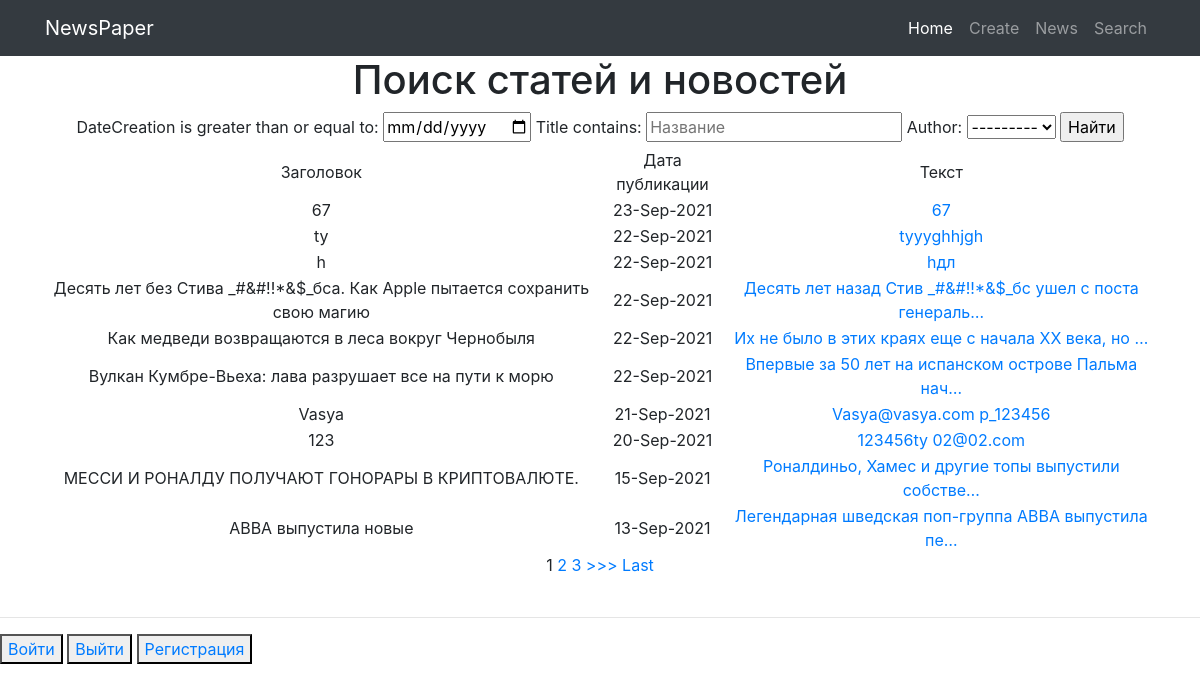
The app's page /news/search/ with its own data.
### myapp/models.py (models this page shows, shortened)
class Post(models.Model):
    author = models.ForeignKey(Author, on_delete= models.CASCADE)
    NEWS = 'NW'
    ARTICLE = 'AR'
    CATEGORY_CHOICE = (
        (NEWS, 'Новость'),
        (ARTICLE, 'Статья'),
    )
    categoryType = models.CharField(max_length=2,choices= CATEGORY_CHOICE, default= ARTICLE)
    dateCreation = models.DateTimeField(auto_now_add= True)
    postCategory = models.ManyToManyField(Category, through='PostCategory')
    title = models.CharField(max_length=128)
    text = models.TextField()
    rating = models.SmallIntegerField(default=0)

### myapp/views.py (the view)
# urls.py: path('search/', PostListSearch.as_view()),
class PostListSearch(ListView,):
    model = Post
    template_name = 'posts_search.html'
    context_object_name = 'posts'
    queryset = Post.objects.order_by('-id') #  сортируем, еще можно через ordering = ['-id']
    paginate_by = 10 # поставим постраничный вывод в n-элемент
    def get_filter(self):
        return PostFilter(self.request.GET, queryset= super().get_queryset())
    def get_queryset(self):
        return self.get_filter().qs
    def get_context_data(self, *args, **kwargs):
        return {
            **super().get_context_data(*args, **kwargs),
            'filter' : self.get_filter(),
        }

### myapp/models.py (called while the page is built)
    def __str__(self):
        return self.authorUser.username

### myapp/templatetags/custom_filters.py (called while the page is built)
@register.filter(name='censor')
def censor(value):
    cens_words = [
        'сторис',
        'подушка',
        'вещей',
        'Джо',
    ]
    for word in cens_words:
        if word in value:
            value = value.replace(word, '_#&#!!*&$_')
    return value

### templates/posts_search.html (shortened to what this page needs)
{% extends 'flatpages/default.html' %}
{% load custom_filters %}
{% block content %}
    <h1>Поиск статей и новостей</h1>
<form method="GET">
    {{ filter.form }}
    <input type="submit" value="Найти">
</form>
    {% if posts %}
    <table>
        <tr>
            <td>Заголовок</td>
            <td>Дата публикации</td>
            <td>Текст</td>
        </tr>
        {% for post in posts %}
            <tr>
                <td>{{ post.title|censor }}</td>
                <td>{{ post.dateCreation|date:'d-M-Y'}}</td>
                <td><a href="/news/{{post.id}}">{{ post.text|truncatechars:50|censor }}</a></td>
            </tr>
        {% endfor %}
    </table>
    {% else %}
        <h3>Постов пока нет</h3>
    {% endif %}
    {% if is_paginated %}
        {% for num in page_obj.paginator.page_range %}
            {% if page_obj.number == num %}
                <a>{{ num }}</a>
            {% elif num > page_obj.number|add:'-3' and num < page_obj.number|add:'3' %}
                <a href="?page={{ num }}">{{ num }}</a>
            {% endif %}
        {% endfor %}
        {% if page_obj.has_next %}
            <a href="?page={{ page_obj.next_page_number }}">>>></a>
            <a href="?page={{ page_obj.paginator.num_pages }}">Last</a>
        {% endif %}
    {% endif %}
{% endblock content %}

### records on screen
Post: title|censor "67", dateCreation "23-Sep-2021", text|censor "67"
Post: title|censor "ty", dateCreation "22-Sep-2021", text|censor "tyyyghhjgh"
Post: title|censor "h", dateCreation "22-Sep-2021", text|censor "hдл"
Post: title|censor "Десять лет без Стива _#&#!!*&$_бса. Как Apple пытается сохранить свою магию", dateCreation "22-Sep-2021", text|censor "Десять лет назад Стив _#&#!!*&$_бс ушел с поста генераль…"
Post: title|censor "Как медведи возвращаются в леса вокруг Чернобыля", dateCreation "22-Sep-2021", text|censor "Их не было в этих краях еще с начала ХХ века, но …"
Post: title|censor "Вулкан Кумбре-Вьеха: лава разрушает все на пути к морю", dateCreation "22-Sep-2021", text|censor "Впервые за 50 лет на испанском острове Пальма нач…"
Post: title|censor "Vasya", dateCreation "21-Sep-2021", text|censor "Vasya@vasya.com p_123456"
Post: title|censor "123", dateCreation "20-Sep-2021", text|censor "123456ty 02@02.com"
Post: title|censor "МЕССИ И РОНАЛДУ ПОЛУЧАЮТ ГОНОРАРЫ В КРИПТОВАЛЮТЕ.", dateCreation "15-Sep-2021", text|censor "Роналдиньо, Хамес и другие топы выпустили собстве…"
Post: title|censor "ABBA выпустила новые", dateCreation "13-Sep-2021", text|censor "Легендарная шведская поп-группа ABBA выпустила пе…"

### other values on screen
{{ num }} "1"
{{ num }} "2" "3"
